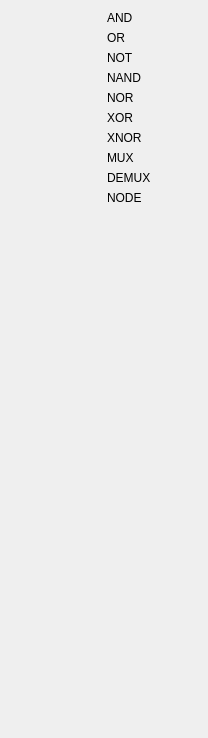
                <widget class="QWidget" name="scrollAreaWidgetContents_6">
                 <property name="geometry">
                  <rect>
                   <x>0</x>
                   <y>0</y>
                   <width>208</width>
                   <height>738</height>
                  </rect>
                 </property>
                 <layout class="QVBoxLayout" name="verticalLayout_2">
                  <item>
                   <layout class="QHBoxLayout" name="horizontalLayout_15">
                    <property name="sizeConstraint">
                     <enum>QLayout::SetFixedSize</enum>
                    </property>
                    <item>
                     <widget class="Label" name="label_and">
                      <property name="text">
                       <string/>
                      </property>
                      <property name="pixmap">
                       <pixmap resource="resources/basic/basic.qrc">:/basic/and.png</pixmap>
                      </property>
                      <property name="Name" stdset="0">
                       <string>AND</string>
                      </property>
                     </widget>
                    </item>
                    <item>
                     <widget class="QLabel" name="label_27">
                      <property name="text">
                       <string>AND</string>
                      </property>
                     </widget>
                    </item>
                   </layout>
                  </item>
                  <item>
                   <layout class="QHBoxLayout" name="horizontalLayout_16">
                    <property name="sizeConstraint">
                     <enum>QLayout::SetFixedSize</enum>
                    </property>
                    <item>
                     <widget class="Label" name="label_or">
                      <property name="text">
                       <string/>
                      </property>
                      <property name="pixmap">
                       <pixmap resource="resources/basic/basic.qrc">:/basic/or.png</pixmap>
                      </property>
                      <property name="Name" stdset="0">
                       <string>OR</string>
                      </property>
                     </widget>
                    </item>
                    <item>
                     <widget class="QLabel" name="label_29">
                      <property name="text">
                       <string>OR</string>
                      </property>
                     </widget>
                    </item>
                   </layout>
                  </item>
                  <item>
                   <layout class="QHBoxLayout" name="horizontalLayout_17">
                    <item>
                     <widget class="Label" name="label_not">
                      <property name="text">
                       <string/>
                      </property>
                      <property name="pixmap">
                       <pixmap resource="resources/basic/basic.qrc">:/basic/not.png</pixmap>
                      </property>
                      <property name="Name" stdset="0">
                       <string>NOT</string>
                      </property>
                     </widget>
                    </item>
                    <item>
                     <widget class="QLabel" name="label_31">
                      <property name="text">
                       <string>NOT</string>
                      </property>
                     </widget>
                    </item>
                   </layout>
                  </item>
                  <item>
                   <layout class="QHBoxLayout" name="horizontalLayout_18">
                    <item>
                     <widget class="Label" name="label_nand">
                      <property name="text">
                       <string/>
                      </property>
                      <property name="pixmap">
                       <pixmap resource="resources/basic/basic.qrc">:/basic/nand.png</pixmap>
                      </property>
                      <property name="Name" stdset="0">
                       <string>NAND</string>
                      </property>
                     </widget>
                    </item>
                    <item>
                     <widget class="QLabel" name="label_33">
                      <property name="text">
                       <string>NAND</string>
                      </property>
                     </widget>
                    </item>
                   </layout>
                  </item>
                  <item>
                   <layout class="QHBoxLayout" name="horizontalLayout_19">
                    <item>
                     <widget class="Label" name="label_nor">
                      <property name="text">
                       <string/>
                      </property>
                      <property name="pixmap">
                       <pixmap resource="resources/basic/basic.qrc">:/basic/nor.png</pixmap>
                      </property>
                      <property name="Name" stdset="0">
                       <string>NOR</string>
                      </property>
                     </widget>
                    </item>
                    <item>
                     <widget class="QLabel" name="label_35">
                      <property name="text">
                       <string>NOR</string>
                      </property>
                     </widget>
                    </item>
                   </layout>
                  </item>
                  <item>
                   <layout class="QHBoxLayout" name="horizontalLayout_24">
                    <property name="sizeConstraint">
                     <enum>QLayout::SetFixedSize</enum>
                    </property>
                    <item>
                     <widget class="Label" name="label_xor">
                      <property name="text">
                       <string/>
                      </property>
                      <property name="pixmap">
                       <pixmap resource="resources/basic/basic.qrc">:/basic/xor.png</pixmap>
                      </property>
                      <property name="Name" stdset="0">
                       <string>XOR</string>
                      </property>
                     </widget>
                    </item>
                    <item>
                     <widget class="QLabel" name="label_45">
                      <property name="text">
                       <string>XOR</string>
                      </property>
                     </widget>
                    </item>
                   </layout>
                  </item>
                  <item>
                   <layout class="QHBoxLayout" name="horizontalLayout_21">
                    <property name="sizeConstraint">
                     <enum>QLayout::SetFixedSize</enum>
                    </property>
                    <item>
                     <widget class="Label" name="label_xnor">
                      <property name="text">
                       <string/>
                      </property>
                      <property name="pixmap">
                       <pixmap resource="resources/basic/basic.qrc">:/basic/xnor.png</pixmap>
                      </property>
                      <property name="Name" stdset="0">
                       <string>XNOR</string>
                      </property>
                     </widget>
                    </item>
                    <item>
                     <widget class="QLabel" name="label_39">
                      <property name="text">
                       <string>XNOR</string>
                      </property>
                     </widget>
                    </item>
                   </layout>
                  </item>
                  <item>
                   <layout class="QHBoxLayout" name="horizontalLayout_27">
                    <property name="sizeConstraint">
                     <enum>QLayout::SetFixedSize</enum>
                    </property>
                    <item>
                     <widget class="Label" name="label_mux">
                      <property name="text">
                       <string/>
                      </property>
                      <property name="pixmap">
                       <pixmap resource="resources/basic/basic.qrc">:/basic/mux.png</pixmap>
                      </property>
                      <property name="Name" stdset="0">
                       <string>MUX</string>
                      </property>
                     </widget>
                    </item>
                    <item>
                     <widget class="QLabel" name="label_40">
                      <property name="text">
                       <string>MUX</string>
                      </property>
                     </widget>
                    </item>
                   </layout>
                  </item>
                  <item>
                   <layout class="QHBoxLayout" name="horizontalLayout_28">
                    <property name="sizeConstraint">
                     <enum>QLayout::SetFixedSize</enum>
                    </property>
                    <item>
                     <widget class="Label" name="label_demux">
                      <property name="text">
                       <string/>
                      </property>
                      <property name="pixmap">
                       <pixmap resource="resources/basic/basic.qrc">:/basic/demux.png</pixmap>
                      </property>
                      <property name="Name" stdset="0">
                       <string>DEMUX</string>
                      </property>
                     </widget>
                    </item>
                    <item>
                     <widget class="QLabel" name="label_42">
                      <property name="text">
                       <string>DEMUX</string>
                      </property>
                     </widget>
                    </item>
                   </layout>
                  </item>
                  <item>
                   <layout class="QHBoxLayout" name="horizontalLayout_29">
                    <property name="sizeConstraint">
                     <enum>QLayout::SetFixedSize</enum>
                    </property>
                    <item>
                     <widget class="Label" name="label_node">
                      <property name="text">
                       <string/>
                      </property>
                      <property name="pixmap">
                       <pixmap resource="resources/basic/basic.qrc">:/basic/node.png</pixmap>
                      </property>
                      <property name="Name" stdset="0">
                       <string>NODE</string>
                      </property>
                     </widget>
                    </item>
                    <item>
                     <widget class="QLabel" name="label_44">
                      <property name="text">
                       <string>NODE</string>
                      </property>
                     </widget>
                    </item>
                   </layout>
                  </item>
                  <item>
                   <spacer name="verticalSpacer_3">
                    <property name="orientation">
                     <enum>Qt::Vertical</enum>
                    </property>
                    <property name="sizeHint" stdset="0">
                     <size>
                      <width>20</width>
                      <height>40</height>
                     </size>
                    </property>
                   </spacer>
                  </item>
                 </layout>
                </widget>
